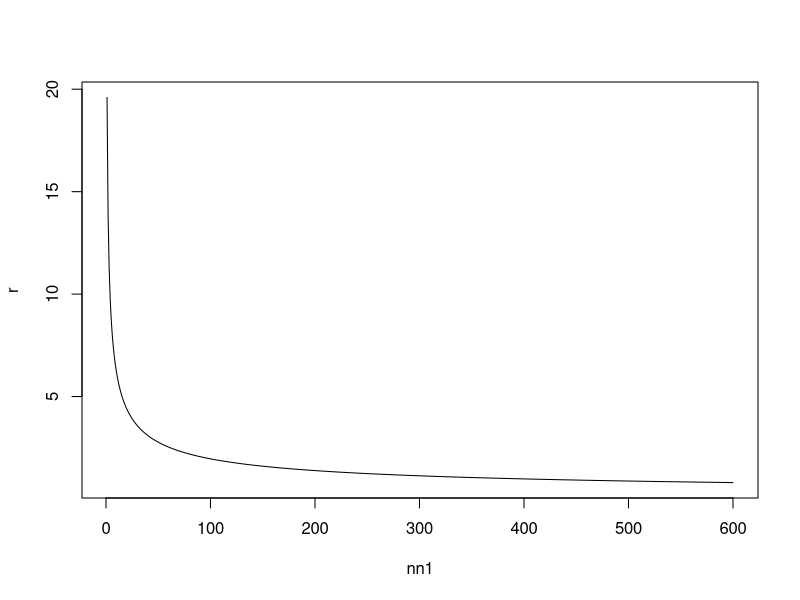
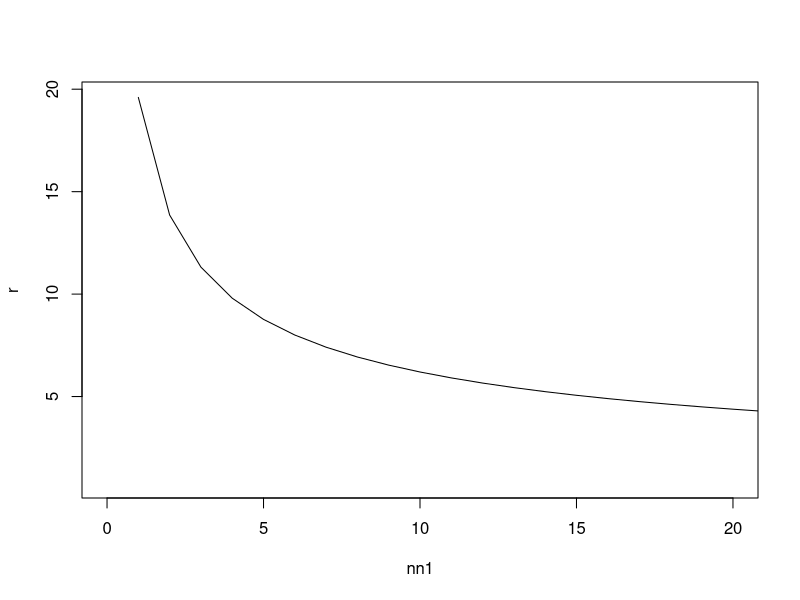

Write R code to recreate these figures, in order.
## ---- chunk 1
xb <- 98
s <- 5
m <- 100
n <- 30

z <- (xb - m)/(s/sqrt(n))
z
## ---- chunk 2
pnorm(-1.64, mean = 0, sd =1)
## ---- chunk 3
qnorm(0.05, mean = 0, sd = 1)
## ---- chunk 4
x <- rnorm(30, mean = 98, sd =5)

t.test(x, conf.level = 0.95)
## ---- chunk 5
t.test(x, mu = 100, alternative = "less")
## ---- chunk 6
t.test(x, mu = 100)
## ---- chunk 7
nn1 <- c(1:600)
r <- 1.96*(10/sqrt(nn1))
plot(nn1, r, type = "l")
## ---- chunk 8
plot(nn1, r, type = "l", xlim = c(0, 20))
